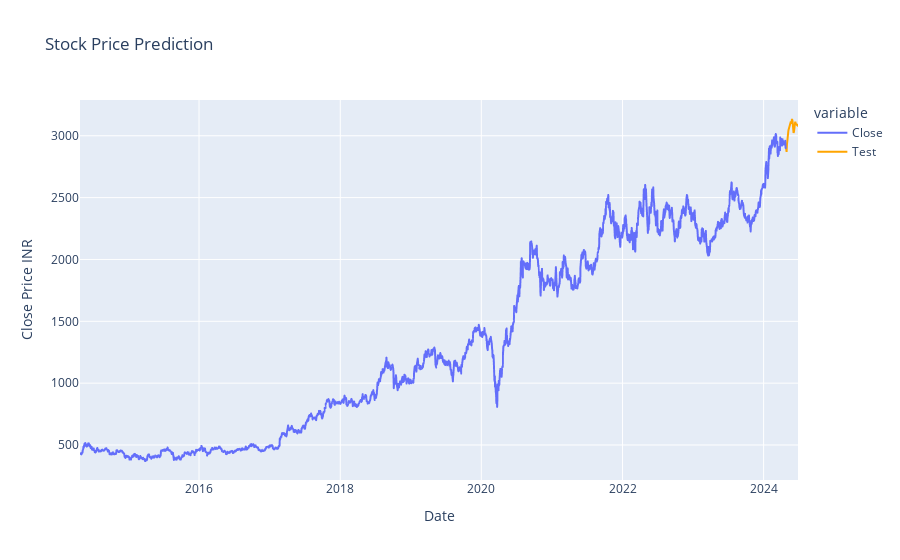

The notebook cell saved with this chart:
### Code cell
fig = px.line(new_data, title='Stock Price Prediction', labels={'value': 'Close Price INR'})
fig.add_scatter(x=predictions_df.index, y=predictions_df['Close'], mode='lines', name='Test', line=dict(color='Orange'))
# fig.add_scatter(x=valid_df["Date"], y=valid_df["Predictions"], mode='lines', name='Predictions', line=dict(color='red'))
fig.show()

### Figure 1 — Plotly figure (JSON) as saved in the notebook; plotly's stock layout.template omitted (floating-point values rounded to 4 significant figures; data arrays with more than 128 entries replaced by an {"elided": "..."} marker saying what was removed)
{"data": [{"hovertemplate": "variable=Close<br>Date=%{x}<br>Close Price INR=%{y}<extra></extra>", "legendgroup": "Close", "line": {"color": "#636efa", "dash": "solid"}, "marker": {"symbol": "circle"}, "mode": "lines", "name": "Close", "showlegend": true, "type": "scattergl", "x": {"elided": "2464 str values"}, "xaxis": "x", "y": {"elided": "2464 float values"}, "yaxis": "y"}, {"line": {"color": "Orange"}, "mode": "lines", "name": "Test", "type": "scatter", "x": ["2024-04-25", "2024-04-26", "2024-04-27", "2024-04-28", "2024-04-29", "2024-04-30", "2024-05-01", "2024-05-02", "2024-05-03", "2024-05-04", "2024-05-05", "2024-05-06", "2024-05-07", "2024-05-08", "2024-05-09", "2024-05-10", "2024-05-11", "2024-05-12", "2024-05-13", "2024-05-14", "2024-05-15", "2024-05-16", "2024-05-17", "2024-05-18", "2024-05-19", "2024-05-20", "2024-05-21", "2024-05-22", "2024-05-23", "2024-05-24", "2024-05-25", "2024-05-26", "2024-05-27", "2024-05-28", "2024-05-29", "2024-05-30", "2024-05-31", "2024-06-01", "2024-06-02", "2024-06-03", "2024-06-04", "2024-06-05", "2024-06-06", "2024-06-07", "2024-06-08", "2024-06-09", "2024-06-10", "2024-06-11", "2024-06-12", "2024-06-13", "2024-06-14", "2024-06-15", "2024-06-16", "2024-06-17", "2024-06-18", "2024-06-19", "2024-06-20", "2024-06-21", "2024-06-22", "2024-06-23", "2024-06-24", "2024-06-25", "2024-06-26", "2024-06-27"], "y": [2910.0, 2909.0, 2892.0, 2877.0, 2870.0, 2903.0, 2931.0, 2960.0, 2983.0, 3010.0, 3026.0, 3030.0, 3033.0, 3038.0, 3047.0, 3052.0, 3060.0, 3073.0, 3082.0, 3083.0, 3087.0, 3089.0, 3089.0, 3093.0, 3104.0, 3111.0, 3116.0, 3107.0, 3096.0, 3099.0, 3113.0, 3125.0, 3135.0, 3134.0, 3123.0, 3114.0, 3090.0, 3067.0, 3042.0, 3031.0, 3022.0, 3024.0, 3032.0, 3044.0, 3048.0, 3069.0, 3089.0, 3104.0, 3114.0, 3114.0, 3107.0, 3096.0, 3097.0, 3093.0, 3094.0, 3093.0, 3090.0, 3088.0, 3085.0, 3086.0, 3091.0, 3089.0, 3082.0, 3075.0]}], "layout": {"legend": {"title": {"text": "variable"}, "tracegroupgap": 0}, "title": {"text": "Stock Price Prediction"}, "xaxis": {"anchor": "y", "domain": [0, 1], "title": {"text": "Date"}}, "yaxis": {"anchor": "x", "domain": [0, 1], "title": {"text": "Close Price INR"}}}}
